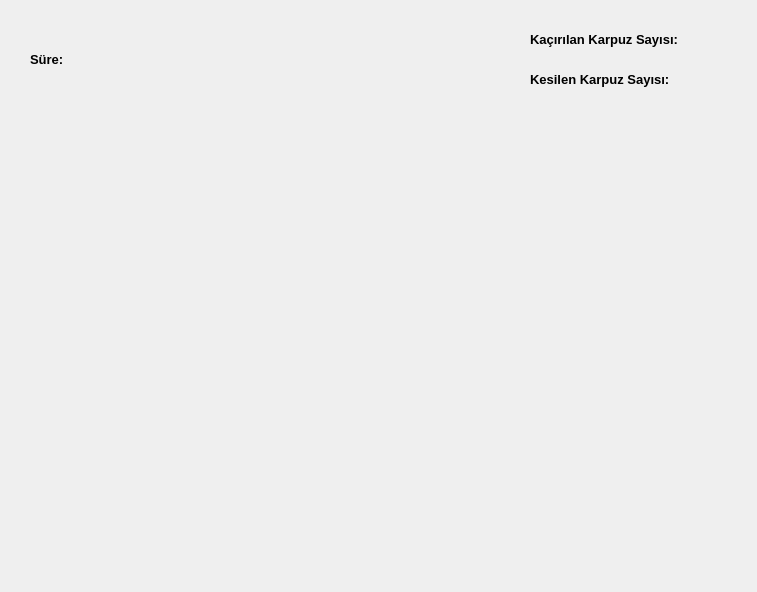
<?xml version="1.0" encoding="UTF-8"?>
<ui version="4.0">
 <class>Dialog</class>
 <widget class="QDialog" name="Dialog">
  <property name="geometry">
   <rect>
    <x>0</x>
    <y>0</y>
    <width>757</width>
    <height>592</height>
   </rect>
  </property>
  <property name="windowTitle">
   <string>Dialog</string>
  </property>
  <widget class="QWidget" name="centralwidget" native="true">
   <property name="geometry">
    <rect>
     <x>0</x>
     <y>20</y>
     <width>1350</width>
     <height>750</height>
    </rect>
   </property>
   <widget class="QLabel" name="back">
    <property name="geometry">
     <rect>
      <x>0</x>
      <y>90</y>
      <width>711</width>
      <height>481</height>
     </rect>
    </property>
    <property name="font">
     <font>
      <family>Segoe UI Black</family>
     </font>
    </property>
    <property name="styleSheet">
     <string notr="true">background-image: url(:/images/images/back.png);</string>
    </property>
    <property name="text">
     <string/>
    </property>
    <property name="pixmap">
     <pixmap resource="Resources.qrc">:/images/images/back.jpg</pixmap>
    </property>
    <property name="scaledContents">
     <bool>true</bool>
    </property>
   </widget>
   <widget class="QLabel" name="label_sure">
    <property name="geometry">
     <rect>
      <x>70</x>
      <y>30</y>
      <width>51</width>
      <height>21</height>
     </rect>
    </property>
    <property name="text">
     <string/>
    </property>
   </widget>
   <widget class="QLabel" name="label_kacirilan">
    <property name="geometry">
     <rect>
      <x>680</x>
      <y>10</y>
      <width>49</width>
      <height>16</height>
     </rect>
    </property>
    <property name="text">
     <string/>
    </property>
   </widget>
   <widget class="QLabel" name="label_kesilen">
    <property name="geometry">
     <rect>
      <x>670</x>
      <y>50</y>
      <width>49</width>
      <height>16</height>
     </rect>
    </property>
    <property name="text">
     <string/>
    </property>
   </widget>
   <widget class="QLabel" name="labelTime">
    <property name="geometry">
     <rect>
      <x>30</x>
      <y>30</y>
      <width>42</width>
      <height>18</height>
     </rect>
    </property>
    <property name="font">
     <font>
      <pointsize>10</pointsize>
      <italic>false</italic>
      <bold>true</bold>
     </font>
    </property>
    <property name="text">
     <string>Süre: </string>
    </property>
   </widget>
   <widget class="QLabel" name="kacirilan">
    <property name="geometry">
     <rect>
      <x>530</x>
      <y>10</y>
      <width>152</width>
      <height>18</height>
     </rect>
    </property>
    <property name="font">
     <font>
      <pointsize>10</pointsize>
      <italic>false</italic>
      <bold>true</bold>
     </font>
    </property>
    <property name="text">
     <string>Kaçırılan Karpuz Sayısı: </string>
    </property>
   </widget>
   <widget class="QLabel" name="kesilen">
    <property name="geometry">
     <rect>
      <x>530</x>
      <y>50</y>
      <width>150</width>
      <height>18</height>
     </rect>
    </property>
    <property name="font">
     <font>
      <pointsize>10</pointsize>
      <italic>false</italic>
      <bold>true</bold>
     </font>
    </property>
    <property name="text">
     <string>Kesilen Karpuz Sayısı:   </string>
    </property>
   </widget>
   <widget class="QLabel" name="metin">
    <property name="geometry">
     <rect>
      <x>0</x>
      <y>90</y>
      <width>541</width>
      <height>211</height>
     </rect>
    </property>
    <property name="font">
     <font>
      <family>Segoe UI Black</family>
      <pointsize>15</pointsize>
      <italic>true</italic>
      <bold>true</bold>
     </font>
    </property>
    <property name="text">
     <string/>
    </property>
   </widget>
   <widget class="QLabel" name="metin_2">
    <property name="geometry">
     <rect>
      <x>570</x>
      <y>50</y>
      <width>541</width>
      <height>211</height>
     </rect>
    </property>
    <property name="font">
     <font>
      <family>Segoe UI Black</family>
      <pointsize>15</pointsize>
      <italic>true</italic>
      <bold>true</bold>
     </font>
    </property>
    <property name="text">
     <string/>
    </property>
   </widget>
  </widget>
 </widget>
 <resources>
  <include location="Resources.qrc"/>
 </resources>
 <connections/>
</ui>
